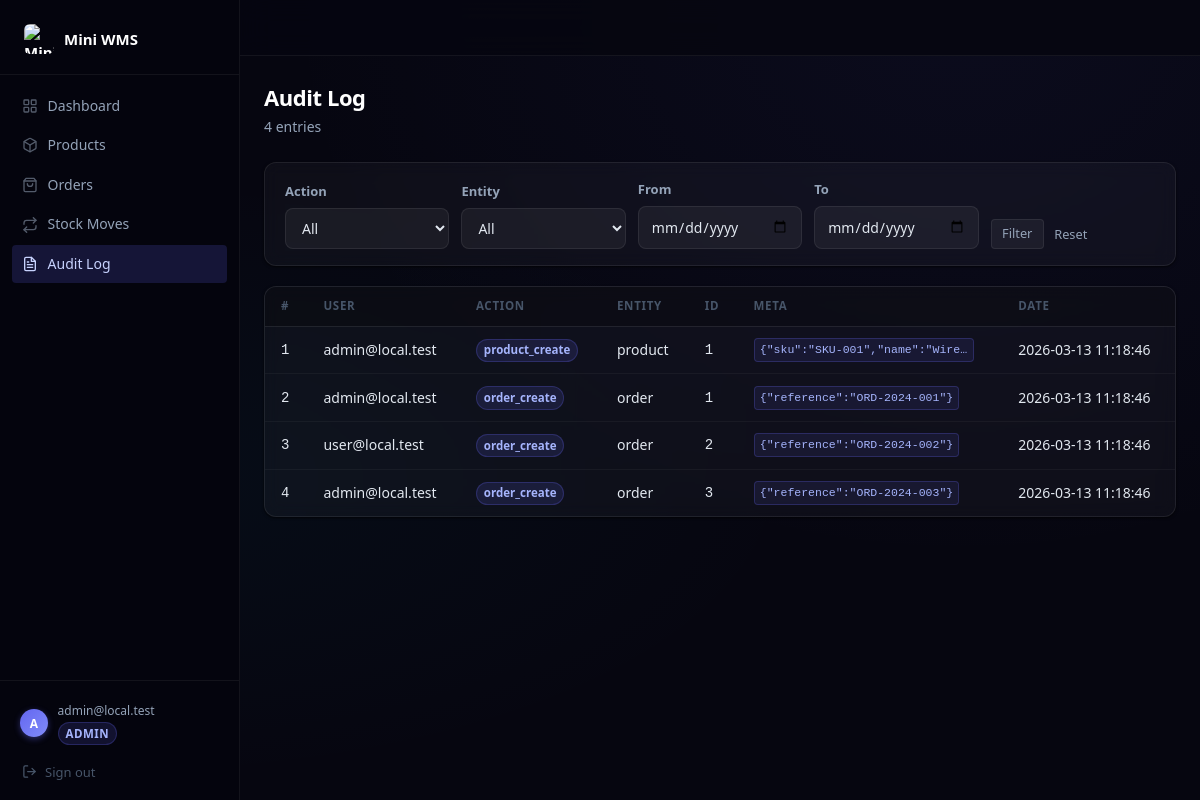
Screenshot of /audit.php (signed in) with the database file from the repository.
### tables this page shows
CREATE TABLE IF NOT EXISTS audit_log (
    id        INT UNSIGNED AUTO_INCREMENT PRIMARY KEY,
    user_id   INT UNSIGNED NULL DEFAULT NULL,
    action    VARCHAR(64)  NOT NULL,
    entity    VARCHAR(32)  NOT NULL,
    entity_id INT UNSIGNED NULL DEFAULT NULL,
    meta      JSON         NULL DEFAULT NULL,
    created_at DATETIME NOT NULL DEFAULT CURRENT_TIMESTAMP,
    CONSTRAINT fk_audit_log_user FOREIGN KEY (user_id) REFERENCES users (id) ON DELETE SET NULL
);

CREATE TABLE IF NOT EXISTS users (
    id            INT UNSIGNED AUTO_INCREMENT PRIMARY KEY,
    email         VARCHAR(255) NOT NULL,
    password_hash VARCHAR(255) NOT NULL,
    role          ENUM('admin', 'user') NOT NULL DEFAULT 'user',
    created_at    DATETIME NOT NULL DEFAULT CURRENT_TIMESTAMP,
    UNIQUE KEY uq_users_email (email)
);

### app/models/AuditLog.php (called while the page is built, shortened)
<?php
class AuditLog
{
    public static function count(array $filters = []): int
    {
        [$where, $params] = self::buildWhere($filters);
        $stmt = db()->prepare("SELECT COUNT(*) FROM audit_log al {$where}");
        $stmt->execute($params);
        return (int) $stmt->fetchColumn();
    }
    public static function findAll(array $filters = [], int $page = 1, int $perPage = self::PER_PAGE): array
    {
        [$where, $params] = self::buildWhere($filters);
        $offset = ($page - 1) * $perPage;
        $sql = "SELECT al.*, u.email AS user_email
                FROM audit_log al
                LEFT JOIN users u ON al.user_id = u.id
                {$where}
                ORDER BY al.created_at DESC
                LIMIT :limit OFFSET :offset";
        $stmt = db()->prepare($sql);
        $stmt->bindValue(':limit',  $perPage, PDO::PARAM_INT);
        $stmt->bindValue(':offset', $offset,  PDO::PARAM_INT);
        $stmt->execute();
        return $stmt->fetchAll();
    }
    private static function buildWhere(array $filters): array
    {
        $clauses = [];
        $params  = [];
        $where = $clauses ? 'WHERE ' . implode(' AND ', $clauses) : '';
        return [$where, $params];
    }
}

### app/config/db.php (called while the page is built, shortened)
<?php
function db(): PDO
{
    static $pdo = null;
    if ($pdo !== null) {
        return $pdo;
    }
    $host = $_ENV['DB_HOST'] ?? '127.0.0.1';
    $port = $_ENV['DB_PORT'] ?? '3306';
    $name = $_ENV['DB_NAME'] ?? 'mini_wms';
    $user = $_ENV['DB_USER'] ?? 'root';
    $pass = $_ENV['DB_PASS'] ?? '';
    $dsn = "mysql:host={$host};port={$port};dbname={$name};charset=utf8mb4";
    try {
        $pdo = new PDO($dsn, $user, $pass, [
            PDO::ATTR_ERRMODE            => PDO::ERRMODE_EXCEPTION,
            PDO::ATTR_DEFAULT_FETCH_MODE => PDO::FETCH_ASSOC,
            PDO::ATTR_EMULATE_PREPARES   => false,
            PDO::MYSQL_ATTR_INIT_COMMAND => "SET NAMES utf8mb4 COLLATE utf8mb4_unicode_ci",
        ]);
    } catch (PDOException $e) {
        error_log('[DB] Connection failed: ' . $e->getMessage(), 3, LOG_PATH);
        throw new RuntimeException('Database connection failed');
    }
    return $pdo;
}

### app/lib/auth.php (called while the page is built, shortened)
<?php
function e(string $s): string
{
    return htmlspecialchars($s, ENT_QUOTES | ENT_SUBSTITUTE, 'UTF-8');
}
function current_user(): ?array
{
    return [
        'id'    => (int) $_SESSION['user_id'],
        'email' => $_SESSION['user_email'] ?? '',
        'role'  => $_SESSION['user_role']  ?? 'user',
    ];
}
function require_login(): array
{
    $user = current_user();
    return $user;
}
function require_role(string $role): array
{
    $user = require_login();
    return $user;
}

### app/lib/validators.php (called while the page is built, shortened)
<?php
function sanitize_string(string $value, int $maxLen = 255): string
{
    return mb_substr(trim(strip_tags($value)), 0, $maxLen);
}

### public/audit.php (the view, shortened to what this page needs)
<?php
require_once dirname(__DIR__) . '/app/config/bootstrap.php';
$currentUser = require_role('admin');
$filters  = [];
$dateFrom = sanitize_string($_GET['date_from'] ?? '', 10);
$dateTo   = sanitize_string($_GET['date_to']   ?? '', 10);
$page    = max(1, (int)($_GET['page'] ?? 1));
$perPage = 20;
try {
    $total   = AuditLog::count($filters);
    $entries = AuditLog::findAll($filters, $page, $perPage);
} catch (\Throwable $e) {
    error_log('[audit] ' . $e->getMessage(), 3, LOG_PATH);
    $total = $pages = 0;
    $entries = [];
}
$actionColors = [
    'login_success'      => 'success',
    'login_fail'         => 'danger',
    'logout'             => 'secondary',
    'product_create'     => 'primary',
    'product_update'     => 'info',
    'product_delete'     => 'danger',
    'order_create'       => 'primary',
    'order_status_change'=> 'warning',
    'stock_move'         => 'secondary',
];
?>
<div class="page-header">
    <div>
        <h1 class="page-title">Audit Log</h1>
        <?php if ($total > 0): ?>
        <p class="page-subtitle"><?= e((string)$total) ?> entr<?= $total > 1 ? 'ies' : 'y' ?></p>
        <?php endif; ?>
    </div>
</div>
<form method="get" action="audit.php" class="filter-card">
    <div class="form-row flex-wrap">
        <div class="form-group">
            <label for="action" class="form-label">Action</label>
            <select id="action" name="action" class="form-control">
                <option value="">All</option>
            </select>
        </div>
        <div class="form-group">
            <label for="entity" class="form-label">Entity</label>
            <select id="entity" name="entity" class="form-control">
                <option value="">All</option>
            </select>
        </div>
        <div class="form-group">
            <label for="date_from" class="form-label">From</label>
            <input type="date" id="date_from" name="date_from"
                   value="<?= e($dateFrom) ?>" class="form-control">
        </div>
        <div class="form-group">
            <label for="date_to" class="form-label">To</label>
            <input type="date" id="date_to" name="date_to"
                   value="<?= e($dateTo) ?>" class="form-control">
        </div>
        <div class="form-group align-end">
            <button type="submit" class="btn btn-outline btn-sm">Filter</button>
            <a href="audit.php" class="btn btn-ghost btn-sm">Reset</a>
        </div>
    </div>
</form>
<?php if (empty($entries)): ?>
    <div class="empty-state">
        <svg width="40" height="40" viewBox="0 0 24 24" fill="none" stroke="currentColor" stroke-width="1.5">
            <path d="M14 2H6a2 2 0 0 0-2 2v16a2 2 0 0 0 2 2h12a2 2 0 0 0 2-2V8z"/>
            <polyline points="14 2 14 8 20 8"/>
            <line x1="16" y1="13" x2="8" y2="13"/><line x1="16" y1="17" x2="8" y2="17"/>
        </svg>
        <p>No audit entries.</p>
    </div>
<?php else: ?>
<div class="table-wrap">
<table class="table">
    <thead>
        <tr>
            <th>#</th>
            <th>User</th>
            <th>Action</th>
            <th>Entity</th>
            <th>ID</th>
            <th>Meta</th>
            <th>Date</th>
        </tr>
    </thead>
    <tbody>
    <?php foreach ($entries as $entry): ?>
        <tr>
            <td class="text-muted font-mono"><?= (int)$entry['id'] ?></td>
            <td class="text-muted">
                <?= $entry['user_email'] ? e($entry['user_email']) : '<em class="text-subtle">system</em>' ?>
            </td>
            <td>
                <span class="badge badge-<?= e($actionColors[$entry['action']] ?? 'secondary') ?>">
                    <?= e($entry['action']) ?>
                </span>
            </td>
            <td class="text-muted"><?= e($entry['entity']) ?></td>
            <td class="text-muted font-mono"><?= $entry['entity_id'] ? (int)$entry['entity_id'] : '–' ?></td>
            <td>
                <?php if ($entry['meta']): ?>
                    <code class="meta-preview"><?= e(mb_substr($entry['meta'], 0, 80)) ?><?= mb_strlen($entry['meta']) > 80 ? '…' : '' ?></code>
                <?php else: ?><span class="text-muted">–</span><?php endif; ?>
            </td>
            <td class="text-muted"><?= e($entry['created_at']) ?></td>
        </tr>
    <?php endforeach; ?>
    </tbody>
</table>
</div>
<?php endif; ?>
<?php
$content = ob_get_clean();
include dirname(__DIR__) . '/app/views/layout.php';

### app/views/layout.php (shortened to what this page needs)
<!DOCTYPE html>
<html lang="en">
<head>
    <link rel="stylesheet" href="assets/css/app.css?v=<?= filemtime(dirname(__DIR__, 2) . '/public/assets/css/app.css') ?>">
</head>
<body>
<div class="app-shell">
    <?php include __DIR__ . '/partials/nav.php'; ?>
    <div class="app-main">
        <header class="topbar">
        </header>
        <main class="page-content">
            <?php if (isset($content)) echo $content; ?>
        </main>
    </div>
</div>
</body>
</html>

### app/views/partials/nav.php (shortened to what this page needs)
<?php
$page    = basename($_SERVER['PHP_SELF']);
$isAdmin = ($currentUser['role'] ?? '') === 'admin';
function nav_active(string $file, string $current, array $also = []): string {
    $files = array_merge([$file], $also);
    return in_array($current, $files, true) ? ' active' : '';
}
?>
<aside id="sidebar" class="sidebar" role="navigation" aria-label="Main navigation">
    <div class="sidebar-header">
        <a href="dashboard.php" class="sidebar-brand">
            <img src="assets/img/logo.png" width="30" height="30" alt="Mini WMS logo" style="border-radius:6px;flex-shrink:0;">
            <span>Mini WMS</span>
        </a>
    </div>
    <nav class="sidebar-nav">
        <ul role="list">
            <li>
                <a href="dashboard.php" class="nav-link<?= nav_active('dashboard.php', $page) ?>">
                    Dashboard
                </a>
            </li>
            <li>
                <a href="products.php" class="nav-link<?= nav_active('products.php', $page, ['product_new.php','product_edit.php']) ?>">
                    Products
                </a>
            </li>
            <li>
                <a href="orders.php" class="nav-link<?= nav_active('orders.php', $page, ['order_new.php','order_view.php']) ?>">
                    <svg class="nav-icon" width="16" height="16" viewBox="0 0 24 24" fill="none" stroke="currentColor" stroke-width="2" stroke-linecap="round" stroke-linejoin="round">
                        <path d="M6 2 3 6v14a2 2 0 0 0 2 2h14a2 2 0 0 0 2-2V6l-3-4z"/>
                        <line x1="3" y1="6" x2="21" y2="6"/>
                        <path d="M16 10a4 4 0 0 1-8 0"/>
                    </svg>
                    Orders
                </a>
            </li>
            <li>
                <a href="stock_moves.php" class="nav-link<?= nav_active('stock_moves.php', $page, ['stock_move_new.php']) ?>">
                    <svg class="nav-icon" width="16" height="16" viewBox="0 0 24 24" fill="none" stroke="currentColor" stroke-width="2" stroke-linecap="round" stroke-linejoin="round">
                        <polyline points="17 1 21 5 17 9"/><path d="M3 11V9a4 4 0 0 1 4-4h14"/>
                        <polyline points="7 23 3 19 7 15"/><path d="M21 13v2a4 4 0 0 1-4 4H3"/>
                    </svg>
                    Stock Moves
                </a>
            </li>
            <?php if ($isAdmin): ?>
            <li>
                <a href="audit.php" class="nav-link<?= nav_active('audit.php', $page) ?>">
                    Audit Log
                </a>
            </li>
            <?php endif; ?>
        </ul>
    </nav>
    <div class="sidebar-footer">
        <div class="sidebar-user">
            <div class="sidebar-avatar" aria-hidden="true">
                <?= strtoupper(substr($currentUser['email'] ?? 'U', 0, 1)) ?>
            </div>
            <div class="sidebar-user-info">
                <span class="sidebar-user-email"><?= e($currentUser['email'] ?? '') ?></span>
                <span class="sidebar-user-role badge badge-<?= $isAdmin ? 'primary' : 'secondary' ?>"><?= e($currentUser['role'] ?? '') ?></span>
            </div>
        </div>
        <form method="post" action="logout.php">
            <button type="submit" class="sidebar-logout-btn" aria-label="Sign out">
                <svg width="15" height="15" viewBox="0 0 24 24" fill="none" stroke="currentColor" stroke-width="2" stroke-linecap="round" stroke-linejoin="round">
                    <path d="M9 21H5a2 2 0 0 1-2-2V5a2 2 0 0 1 2-2h4"/>
                    <polyline points="16 17 21 12 16 7"/>
                    <line x1="21" y1="12" x2="9" y2="12"/>
                </svg>
                Sign out
            </button>
        </form>
    </div>
</aside>

### rows the page displays
audit_log: id "1", user.email "admin@local.test", action "product_create", entity "product", entity "1", meta "{\"sku\":\"SKU-001\",\"name\":\"Wire…", created_at "2026-03-13 11:18:46"
audit_log: id "2", user.email "admin@local.test", action "order_create", entity "order", entity "1", meta "{\"reference\":\"ORD-2024-001\"}", created_at "2026-03-13 11:18:46"
audit_log: id "3", user.email "user@local.test", action "order_create", entity "order", entity "2", meta "{\"reference\":\"ORD-2024-002\"}", created_at "2026-03-13 11:18:46"
audit_log: id "4", user.email "admin@local.test", action "order_create", entity "order", entity "3", meta "{\"reference\":\"ORD-2024-003\"}", created_at "2026-03-13 11:18:46"

### other values shown
substr($currentUser['email'] ?? 'U', 0, 1) "A"
$currentUser['email'] "admin@local.test"
$currentUser['role'] "ADMIN"
$total "4"
